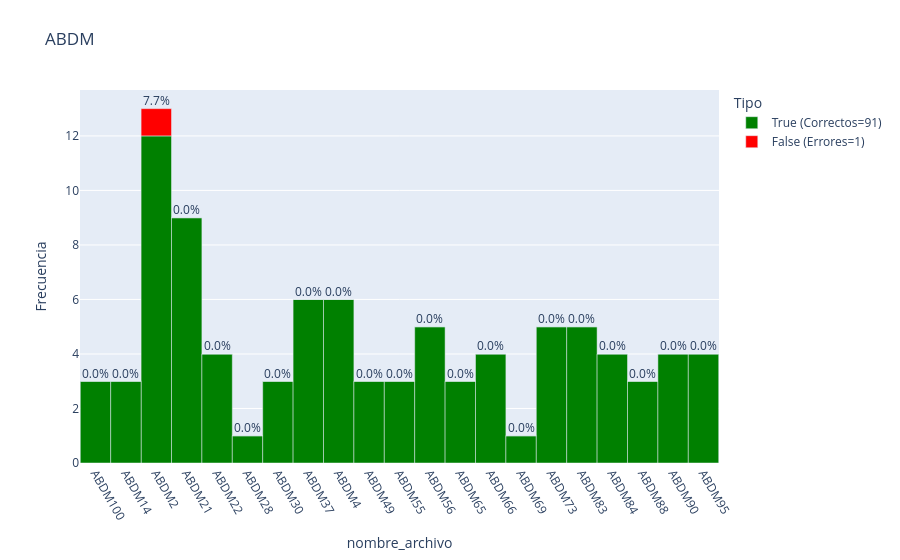
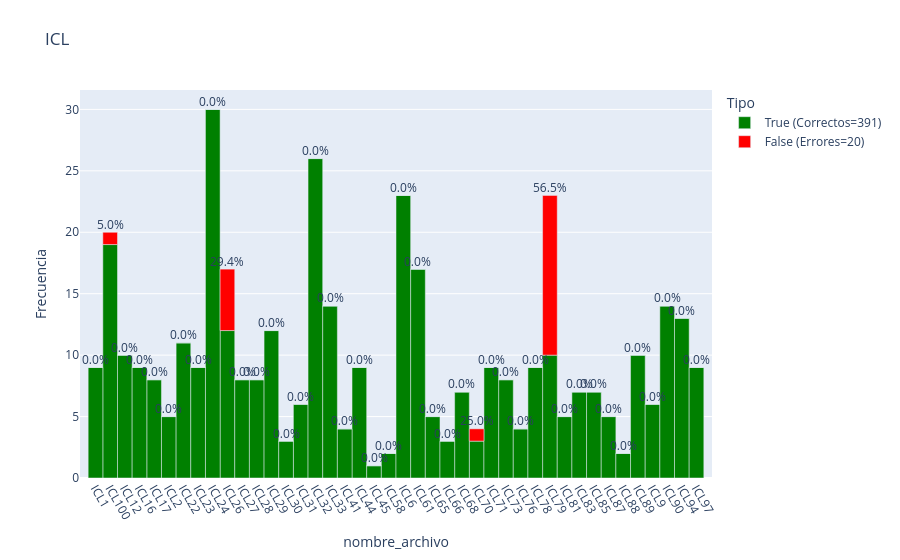
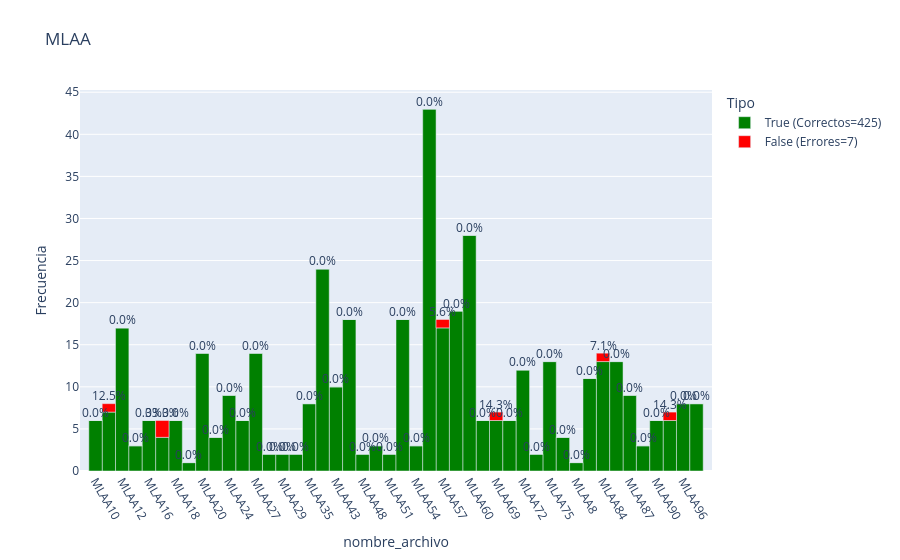
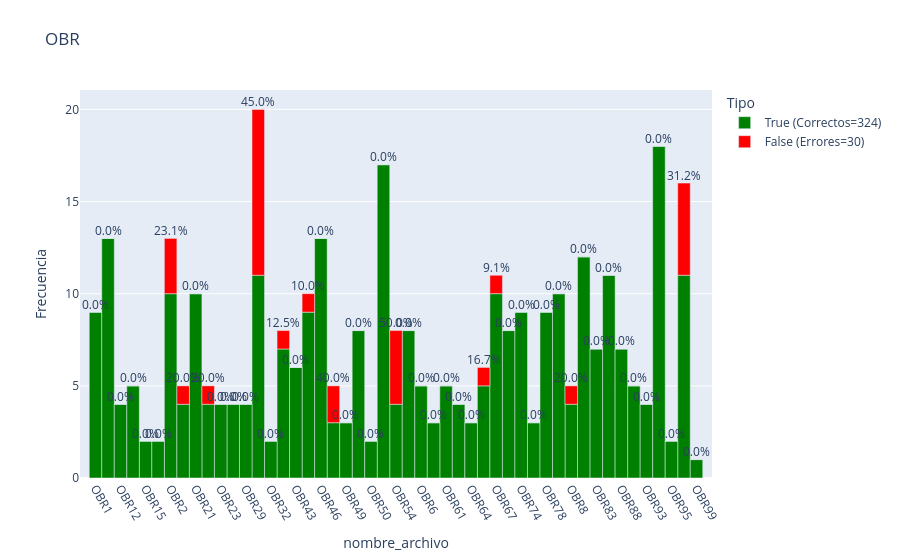

The code cell stored with these charts, in order, in its notebook:
### Code cell
total = data["nombre_archivo"].value_counts(dropna=False).sort_index()
total = total[total.index.str.fullmatch(r"ABDM\d+", na=False)]
errores = data.iloc[list(error_predicted.keys())]["nombre_archivo"].value_counts(dropna=False)
errores_aligned = errores.reindex(total.index, fill_value=0)
plot_errores_apilados_por_archivo(total, errores_aligned, title="ABDM", y_max=None, top=None, ordenar_por="porcentaje", asc=False)

#######

total = data["nombre_archivo"].value_counts(dropna=False).sort_index()
total = total[total.index.str.fullmatch(r"ICL\d+", na=False)]
errores = data.iloc[list(error_predicted.keys())]["nombre_archivo"].value_counts(dropna=False)
errores_aligned = errores.reindex(total.index, fill_value=0)
plot_errores_apilados_por_archivo(total, errores_aligned, title="ICL", y_max=None, top=None, ordenar_por="porcentaje", asc=False)

#######

total = data["nombre_archivo"].value_counts(dropna=False).sort_index()
total = total[total.index.str.fullmatch(r"MLAA\d+", na=False)]
errores = data.iloc[list(error_predicted.keys())]["nombre_archivo"].value_counts(dropna=False)
errores_aligned = errores.reindex(total.index, fill_value=0)
plot_errores_apilados_por_archivo(total, errores_aligned, title="MLAA", y_max=None, top=None, ordenar_por="porcentaje", asc=False)

#######

total = data["nombre_archivo"].value_counts(dropna=False).sort_index()
total = total[total.index.str.fullmatch(r"OBR\d+", na=False)]
errores = data.iloc[list(error_predicted.keys())]["nombre_archivo"].value_counts(dropna=False)
errores_aligned = errores.reindex(total.index, fill_value=0)
plot_errores_apilados_por_archivo(total, errores_aligned, title="OBR", y_max=None, top=None, ordenar_por="porcentaje", asc=False)

#######

### Figure 1 — Plotly figure (JSON) as saved in the notebook; plotly's stock layout.template omitted (floating-point values rounded to 4 significant figures)
{"data": [{"hovertemplate": "Tipo (True=Correctos, False=Errores)=True<br>nombre_archivo=%{x}<br>Frecuencia=%{y}<extra></extra>", "legendgroup": "True", "marker": {"color": "green", "pattern": {"shape": ""}}, "name": "True (Correctos=91)", "orientation": "v", "showlegend": true, "textposition": "auto", "type": "bar", "x": ["ABDM2", "ABDM100", "ABDM14", "ABDM21", "ABDM22", "ABDM28", "ABDM30", "ABDM37", "ABDM4", "ABDM49", "ABDM55", "ABDM56", "ABDM65", "ABDM66", "ABDM69", "ABDM73", "ABDM83", "ABDM84", "ABDM88", "ABDM90", "ABDM95"], "xaxis": "x", "y": [12, 3, 3, 9, 4, 1, 3, 6, 6, 3, 3, 5, 3, 4, 1, 5, 5, 4, 3, 4, 4], "yaxis": "y"}, {"hovertemplate": "Tipo (True=Correctos, False=Errores)=False<br>nombre_archivo=%{x}<br>Frecuencia=%{y}<extra></extra>", "legendgroup": "False", "marker": {"color": "red", "pattern": {"shape": ""}}, "name": "False (Errores=1)", "orientation": "v", "showlegend": true, "textposition": "auto", "type": "bar", "x": ["ABDM2", "ABDM100", "ABDM14", "ABDM21", "ABDM22", "ABDM28", "ABDM30", "ABDM37", "ABDM4", "ABDM49", "ABDM55", "ABDM56", "ABDM65", "ABDM66", "ABDM69", "ABDM73", "ABDM83", "ABDM84", "ABDM88", "ABDM90", "ABDM95"], "xaxis": "x", "y": [1, 0, 0, 0, 0, 0, 0, 0, 0, 0, 0, 0, 0, 0, 0, 0, 0, 0, 0, 0, 0], "yaxis": "y"}], "layout": {"annotations": [{"showarrow": false, "text": "7.7%", "x": "ABDM2", "y": 13, "yshift": 8}, {"showarrow": false, "text": "0.0%", "x": "ABDM100", "y": 3, "yshift": 8}, {"showarrow": false, "text": "0.0%", "x": "ABDM14", "y": 3, "yshift": 8}, {"showarrow": false, "text": "0.0%", "x": "ABDM21", "y": 9, "yshift": 8}, {"showarrow": false, "text": "0.0%", "x": "ABDM22", "y": 4, "yshift": 8}, {"showarrow": false, "text": "0.0%", "x": "ABDM28", "y": 1, "yshift": 8}, {"showarrow": false, "text": "0.0%", "x": "ABDM30", "y": 3, "yshift": 8}, {"showarrow": false, "text": "0.0%", "x": "ABDM37", "y": 6, "yshift": 8}, {"showarrow": false, "text": "0.0%", "x": "ABDM4", "y": 6, "yshift": 8}, {"showarrow": false, "text": "0.0%", "x": "ABDM49", "y": 3, "yshift": 8}, {"showarrow": false, "text": "0.0%", "x": "ABDM55", "y": 3, "yshift": 8}, {"showarrow": false, "text": "0.0%", "x": "ABDM56", "y": 5, "yshift": 8}, {"showarrow": false, "text": "0.0%", "x": "ABDM65", "y": 3, "yshift": 8}, {"showarrow": false, "text": "0.0%", "x": "ABDM66", "y": 4, "yshift": 8}, {"showarrow": false, "text": "0.0%", "x": "ABDM69", "y": 1, "yshift": 8}, {"showarrow": false, "text": "0.0%", "x": "ABDM73", "y": 5, "yshift": 8}, {"showarrow": false, "text": "0.0%", "x": "ABDM83", "y": 5, "yshift": 8}, {"showarrow": false, "text": "0.0%", "x": "ABDM84", "y": 4, "yshift": 8}, {"showarrow": false, "text": "0.0%", "x": "ABDM88", "y": 3, "yshift": 8}, {"showarrow": false, "text": "0.0%", "x": "ABDM90", "y": 4, "yshift": 8}, {"showarrow": false, "text": "0.0%", "x": "ABDM95", "y": 4, "yshift": 8}], "bargap": 0, "barmode": "relative", "height": 560, "legend": {"title": {"text": "Tipo"}, "tracegroupgap": 0}, "margin": {"t": 90}, "title": {"text": "ABDM"}, "xaxis": {"anchor": "y", "categoryarray": ["ABDM100", "ABDM14", "ABDM2", "ABDM21", "ABDM22", "ABDM28", "ABDM30", "ABDM37", "ABDM4", "ABDM49", "ABDM55", "ABDM56", "ABDM65", "ABDM66", "ABDM69", "ABDM73", "ABDM83", "ABDM84", "ABDM88", "ABDM90", "ABDM95"], "categoryorder": "array", "domain": [0, 1], "tickangle": 60, "title": {"text": "nombre_archivo"}}, "yaxis": {"anchor": "x", "autorange": true, "domain": [0, 1], "title": {"text": "Frecuencia"}}}}

### Figure 2 — Plotly figure (JSON) as saved in the notebook; plotly's stock layout.template omitted (floating-point values rounded to 4 significant figures)
{"data": [{"hovertemplate": "Tipo (True=Correctos, False=Errores)=True<br>nombre_archivo=%{x}<br>Frecuencia=%{y}<extra></extra>", "legendgroup": "True", "marker": {"color": "green", "pattern": {"shape": ""}}, "name": "True (Correctos=391)", "orientation": "v", "showlegend": true, "textposition": "auto", "type": "bar", "x": ["ICL79", "ICL26", "ICL70", "ICL100", "ICL1", "ICL12", "ICL2", "ICL22", "ICL17", "ICL16", "ICL24", "ICL23", "ICL27", "ICL28", "ICL31", "ICL32", "ICL29", "ICL30", "ICL44", "ICL45", "ICL58", "ICL6", "ICL61", "ICL65", "ICL33", "ICL41", "ICL68", "ICL66", "ICL73", "ICL71", "ICL76", "ICL78", "ICL81", "ICL83", "ICL85", "ICL87", "ICL88", "ICL89", "ICL9", "ICL90", "ICL94", "ICL97"], "xaxis": "x", "y": [10, 12, 3, 19, 9, 10, 5, 11, 8, 9, 30, 9, 8, 8, 6, 26, 12, 3, 9, 1, 2, 23, 17, 5, 14, 4, 7, 3, 8, 9, 4, 9, 5, 7, 7, 5, 2, 10, 6, 14, 13, 9], "yaxis": "y"}, {"hovertemplate": "Tipo (True=Correctos, False=Errores)=False<br>nombre_archivo=%{x}<br>Frecuencia=%{y}<extra></extra>", "legendgroup": "False", "marker": {"color": "red", "pattern": {"shape": ""}}, "name": "False (Errores=20)", "orientation": "v", "showlegend": true, "textposition": "auto", "type": "bar", "x": ["ICL79", "ICL26", "ICL70", "ICL100", "ICL1", "ICL12", "ICL2", "ICL22", "ICL17", "ICL16", "ICL24", "ICL23", "ICL27", "ICL28", "ICL31", "ICL32", "ICL29", "ICL30", "ICL44", "ICL45", "ICL58", "ICL6", "ICL61", "ICL65", "ICL33", "ICL41", "ICL68", "ICL66", "ICL73", "ICL71", "ICL76", "ICL78", "ICL81", "ICL83", "ICL85", "ICL87", "ICL88", "ICL89", "ICL9", "ICL90", "ICL94", "ICL97"], "xaxis": "x", "y": [13, 5, 1, 1, 0, 0, 0, 0, 0, 0, 0, 0, 0, 0, 0, 0, 0, 0, 0, 0, 0, 0, 0, 0, 0, 0, 0, 0, 0, 0, 0, 0, 0, 0, 0, 0, 0, 0, 0, 0, 0, 0], "yaxis": "y"}], "layout": {"annotations": [{"showarrow": false, "text": "56.5%", "x": "ICL79", "y": 23, "yshift": 8}, {"showarrow": false, "text": "29.4%", "x": "ICL26", "y": 17, "yshift": 8}, {"showarrow": false, "text": "25.0%", "x": "ICL70", "y": 4, "yshift": 8}, {"showarrow": false, "text": "5.0%", "x": "ICL100", "y": 20, "yshift": 8}, {"showarrow": false, "text": "0.0%", "x": "ICL1", "y": 9, "yshift": 8}, {"showarrow": false, "text": "0.0%", "x": "ICL12", "y": 10, "yshift": 8}, {"showarrow": false, "text": "0.0%", "x": "ICL2", "y": 5, "yshift": 8}, {"showarrow": false, "text": "0.0%", "x": "ICL22", "y": 11, "yshift": 8}, {"showarrow": false, "text": "0.0%", "x": "ICL17", "y": 8, "yshift": 8}, {"showarrow": false, "text": "0.0%", "x": "ICL16", "y": 9, "yshift": 8}, {"showarrow": false, "text": "0.0%", "x": "ICL24", "y": 30, "yshift": 8}, {"showarrow": false, "text": "0.0%", "x": "ICL23", "y": 9, "yshift": 8}, {"showarrow": false, "text": "0.0%", "x": "ICL27", "y": 8, "yshift": 8}, {"showarrow": false, "text": "0.0%", "x": "ICL28", "y": 8, "yshift": 8}, {"showarrow": false, "text": "0.0%", "x": "ICL31", "y": 6, "yshift": 8}, {"showarrow": false, "text": "0.0%", "x": "ICL32", "y": 26, "yshift": 8}, {"showarrow": false, "text": "0.0%", "x": "ICL29", "y": 12, "yshift": 8}, {"showarrow": false, "text": "0.0%", "x": "ICL30", "y": 3, "yshift": 8}, {"showarrow": false, "text": "0.0%", "x": "ICL44", "y": 9, "yshift": 8}, {"showarrow": false, "text": "0.0%", "x": "ICL45", "y": 1, "yshift": 8}, {"showarrow": false, "text": "0.0%", "x": "ICL58", "y": 2, "yshift": 8}, {"showarrow": false, "text": "0.0%", "x": "ICL6", "y": 23, "yshift": 8}, {"showarrow": false, "text": "0.0%", "x": "ICL61", "y": 17, "yshift": 8}, {"showarrow": false, "text": "0.0%", "x": "ICL65", "y": 5, "yshift": 8}, {"showarrow": false, "text": "0.0%", "x": "ICL33", "y": 14, "yshift": 8}, {"showarrow": false, "text": "0.0%", "x": "ICL41", "y": 4, "yshift": 8}, {"showarrow": false, "text": "0.0%", "x": "ICL68", "y": 7, "yshift": 8}, {"showarrow": false, "text": "0.0%", "x": "ICL66", "y": 3, "yshift": 8}, {"showarrow": false, "text": "0.0%", "x": "ICL73", "y": 8, "yshift": 8}, {"showarrow": false, "text": "0.0%", "x": "ICL71", "y": 9, "yshift": 8}, {"showarrow": false, "text": "0.0%", "x": "ICL76", "y": 4, "yshift": 8}, {"showarrow": false, "text": "0.0%", "x": "ICL78", "y": 9, "yshift": 8}, {"showarrow": false, "text": "0.0%", "x": "ICL81", "y": 5, "yshift": 8}, {"showarrow": false, "text": "0.0%", "x": "ICL83", "y": 7, "yshift": 8}, {"showarrow": false, "text": "0.0%", "x": "ICL85", "y": 7, "yshift": 8}, {"showarrow": false, "text": "0.0%", "x": "ICL87", "y": 5, "yshift": 8}, {"showarrow": false, "text": "0.0%", "x": "ICL88", "y": 2, "yshift": 8}, {"showarrow": false, "text": "0.0%", "x": "ICL89", "y": 10, "yshift": 8}, {"showarrow": false, "text": "0.0%", "x": "ICL9", "y": 6, "yshift": 8}, {"showarrow": false, "text": "0.0%", "x": "ICL90", "y": 14, "yshift": 8}, {"showarrow": false, "text": "0.0%", "x": "ICL94", "y": 13, "yshift": 8}, {"showarrow": false, "text": "0.0%", "x": "ICL97", "y": 9, "yshift": 8}], "bargap": 0, "barmode": "relative", "height": 560, "legend": {"title": {"text": "Tipo"}, "tracegroupgap": 0}, "margin": {"t": 90}, "title": {"text": "ICL"}, "xaxis": {"anchor": "y", "categoryarray": ["ICL1", "ICL100", "ICL12", "ICL16", "ICL17", "ICL2", "ICL22", "ICL23", "ICL24", "ICL26", "ICL27", "ICL28", "ICL29", "ICL30", "ICL31", "ICL32", "ICL33", "ICL41", "ICL44", "ICL45", "ICL58", "ICL6", "ICL61", "ICL65", "ICL66", "ICL68", "ICL70", "ICL71", "ICL73", "ICL76", "ICL78", "ICL79", "ICL81", "ICL83", "ICL85", "ICL87", "ICL88", "ICL89", "ICL9", "ICL90", "ICL94", "ICL97"], "categoryorder": "array", "domain": [0, 1], "tickangle": 60, "title": {"text": "nombre_archivo"}}, "yaxis": {"anchor": "x", "autorange": true, "domain": [0, 1], "title": {"text": "Frecuencia"}}}}

### Figure 3 — Plotly figure (JSON) as saved in the notebook; plotly's stock layout.template omitted (floating-point values rounded to 4 significant figures)
{"data": [{"hovertemplate": "Tipo (True=Correctos, False=Errores)=True<br>nombre_archivo=%{x}<br>Frecuencia=%{y}<extra></extra>", "legendgroup": "True", "marker": {"color": "green", "pattern": {"shape": ""}}, "name": "True (Correctos=425)", "orientation": "v", "showlegend": true, "textposition": "auto", "type": "bar", "x": ["MLAA17", "MLAA93", "MLAA69", "MLAA11", "MLAA84", "MLAA57", "MLAA18", "MLAA2", "MLAA20", "MLAA21", "MLAA10", "MLAA12", "MLAA15", "MLAA16", "MLAA28", "MLAA27", "MLAA26", "MLAA24", "MLAA43", "MLAA29", "MLAA35", "MLAA30", "MLAA5", "MLAA51", "MLAA54", "MLAA52", "MLAA56", "MLAA47", "MLAA48", "MLAA41", "MLAA65", "MLAA60", "MLAA59", "MLAA71", "MLAA75", "MLAA79", "MLAA72", "MLAA74", "MLAA83", "MLAA8", "MLAA87", "MLAA85", "MLAA89", "MLAA90", "MLAA96", "MLAA98"], "xaxis": "x", "y": [4, 6, 6, 7, 13, 17, 6, 1, 14, 4, 6, 17, 3, 6, 2, 14, 6, 9, 10, 2, 8, 2, 3, 2, 3, 18, 43, 18, 2, 24, 6, 28, 19, 6, 13, 4, 12, 2, 11, 1, 9, 13, 3, 6, 8, 8], "yaxis": "y"}, {"hovertemplate": "Tipo (True=Correctos, False=Errores)=False<br>nombre_archivo=%{x}<br>Frecuencia=%{y}<extra></extra>", "legendgroup": "False", "marker": {"color": "red", "pattern": {"shape": ""}}, "name": "False (Errores=7)", "orientation": "v", "showlegend": true, "textposition": "auto", "type": "bar", "x": ["MLAA17", "MLAA93", "MLAA69", "MLAA11", "MLAA84", "MLAA57", "MLAA18", "MLAA2", "MLAA20", "MLAA21", "MLAA10", "MLAA12", "MLAA15", "MLAA16", "MLAA28", "MLAA27", "MLAA26", "MLAA24", "MLAA43", "MLAA29", "MLAA35", "MLAA30", "MLAA5", "MLAA51", "MLAA54", "MLAA52", "MLAA56", "MLAA47", "MLAA48", "MLAA41", "MLAA65", "MLAA60", "MLAA59", "MLAA71", "MLAA75", "MLAA79", "MLAA72", "MLAA74", "MLAA83", "MLAA8", "MLAA87", "MLAA85", "MLAA89", "MLAA90", "MLAA96", "MLAA98"], "xaxis": "x", "y": [2, 1, 1, 1, 1, 1, 0, 0, 0, 0, 0, 0, 0, 0, 0, 0, 0, 0, 0, 0, 0, 0, 0, 0, 0, 0, 0, 0, 0, 0, 0, 0, 0, 0, 0, 0, 0, 0, 0, 0, 0, 0, 0, 0, 0, 0], "yaxis": "y"}], "layout": {"annotations": [{"showarrow": false, "text": "33.3%", "x": "MLAA17", "y": 6, "yshift": 8}, {"showarrow": false, "text": "14.3%", "x": "MLAA93", "y": 7, "yshift": 8}, {"showarrow": false, "text": "14.3%", "x": "MLAA69", "y": 7, "yshift": 8}, {"showarrow": false, "text": "12.5%", "x": "MLAA11", "y": 8, "yshift": 8}, {"showarrow": false, "text": "7.1%", "x": "MLAA84", "y": 14, "yshift": 8}, {"showarrow": false, "text": "5.6%", "x": "MLAA57", "y": 18, "yshift": 8}, {"showarrow": false, "text": "0.0%", "x": "MLAA18", "y": 6, "yshift": 8}, {"showarrow": false, "text": "0.0%", "x": "MLAA2", "y": 1, "yshift": 8}, {"showarrow": false, "text": "0.0%", "x": "MLAA20", "y": 14, "yshift": 8}, {"showarrow": false, "text": "0.0%", "x": "MLAA21", "y": 4, "yshift": 8}, {"showarrow": false, "text": "0.0%", "x": "MLAA10", "y": 6, "yshift": 8}, {"showarrow": false, "text": "0.0%", "x": "MLAA12", "y": 17, "yshift": 8}, {"showarrow": false, "text": "0.0%", "x": "MLAA15", "y": 3, "yshift": 8}, {"showarrow": false, "text": "0.0%", "x": "MLAA16", "y": 6, "yshift": 8}, {"showarrow": false, "text": "0.0%", "x": "MLAA28", "y": 2, "yshift": 8}, {"showarrow": false, "text": "0.0%", "x": "MLAA27", "y": 14, "yshift": 8}, {"showarrow": false, "text": "0.0%", "x": "MLAA26", "y": 6, "yshift": 8}, {"showarrow": false, "text": "0.0%", "x": "MLAA24", "y": 9, "yshift": 8}, {"showarrow": false, "text": "0.0%", "x": "MLAA43", "y": 10, "yshift": 8}, {"showarrow": false, "text": "0.0%", "x": "MLAA29", "y": 2, "yshift": 8}, {"showarrow": false, "text": "0.0%", "x": "MLAA35", "y": 8, "yshift": 8}, {"showarrow": false, "text": "0.0%", "x": "MLAA30", "y": 2, "yshift": 8}, {"showarrow": false, "text": "0.0%", "x": "MLAA5", "y": 3, "yshift": 8}, {"showarrow": false, "text": "0.0%", "x": "MLAA51", "y": 2, "yshift": 8}, {"showarrow": false, "text": "0.0%", "x": "MLAA54", "y": 3, "yshift": 8}, {"showarrow": false, "text": "0.0%", "x": "MLAA52", "y": 18, "yshift": 8}, {"showarrow": false, "text": "0.0%", "x": "MLAA56", "y": 43, "yshift": 8}, {"showarrow": false, "text": "0.0%", "x": "MLAA47", "y": 18, "yshift": 8}, {"showarrow": false, "text": "0.0%", "x": "MLAA48", "y": 2, "yshift": 8}, {"showarrow": false, "text": "0.0%", "x": "MLAA41", "y": 24, "yshift": 8}, {"showarrow": false, "text": "0.0%", "x": "MLAA65", "y": 6, "yshift": 8}, {"showarrow": false, "text": "0.0%", "x": "MLAA60", "y": 28, "yshift": 8}, {"showarrow": false, "text": "0.0%", "x": "MLAA59", "y": 19, "yshift": 8}, {"showarrow": false, "text": "0.0%", "x": "MLAA71", "y": 6, "yshift": 8}, {"showarrow": false, "text": "0.0%", "x": "MLAA75", "y": 13, "yshift": 8}, {"showarrow": false, "text": "0.0%", "x": "MLAA79", "y": 4, "yshift": 8}, {"showarrow": false, "text": "0.0%", "x": "MLAA72", "y": 12, "yshift": 8}, {"showarrow": false, "text": "0.0%", "x": "MLAA74", "y": 2, "yshift": 8}, {"showarrow": false, "text": "0.0%", "x": "MLAA83", "y": 11, "yshift": 8}, {"showarrow": false, "text": "0.0%", "x": "MLAA8", "y": 1, "yshift": 8}, {"showarrow": false, "text": "0.0%", "x": "MLAA87", "y": 9, "yshift": 8}, {"showarrow": false, "text": "0.0%", "x": "MLAA85", "y": 13, "yshift": 8}, {"showarrow": false, "text": "0.0%", "x": "MLAA89", "y": 3, "yshift": 8}, {"showarrow": false, "text": "0.0%", "x": "MLAA90", "y": 6, "yshift": 8}, {"showarrow": false, "text": "0.0%", "x": "MLAA96", "y": 8, "yshift": 8}, {"showarrow": false, "text": "0.0%", "x": "MLAA98", "y": 8, "yshift": 8}], "bargap": 0, "barmode": "relative", "height": 560, "legend": {"title": {"text": "Tipo"}, "tracegroupgap": 0}, "margin": {"t": 90}, "title": {"text": "MLAA"}, "xaxis": {"anchor": "y", "categoryarray": ["MLAA10", "MLAA11", "MLAA12", "MLAA15", "MLAA16", "MLAA17", "MLAA18", "MLAA2", "MLAA20", "MLAA21", "MLAA24", "MLAA26", "MLAA27", "MLAA28", "MLAA29", "MLAA30", "MLAA35", "MLAA41", "MLAA43", "MLAA47", "MLAA48", "MLAA5", "MLAA51", "MLAA52", "MLAA54", "MLAA56", "MLAA57", "MLAA59", "MLAA60", "MLAA65", "MLAA69", "MLAA71", "MLAA72", "MLAA74", "MLAA75", "MLAA79", "MLAA8", "MLAA83", "MLAA84", "MLAA85", "MLAA87", "MLAA89", "MLAA90", "MLAA93", "MLAA96", "MLAA98"], "categoryorder": "array", "domain": [0, 1], "tickangle": 60, "title": {"text": "nombre_archivo"}}, "yaxis": {"anchor": "x", "autorange": true, "domain": [0, 1], "title": {"text": "Frecuencia"}}}}

### Figure 4 — Plotly figure (JSON) as saved in the notebook; plotly's stock layout.template omitted (floating-point values rounded to 4 significant figures)
{"data": [{"hovertemplate": "Tipo (True=Correctos, False=Errores)=True<br>nombre_archivo=%{x}<br>Frecuencia=%{y}<extra></extra>", "legendgroup": "True", "marker": {"color": "green", "pattern": {"shape": ""}}, "name": "True (Correctos=324)", "orientation": "v", "showlegend": true, "textposition": "auto", "type": "bar", "x": ["OBR54", "OBR31", "OBR48", "OBR96", "OBR2", "OBR8", "OBR22", "OBR20", "OBR66", "OBR34", "OBR44", "OBR67", "OBR21", "OBR1", "OBR15", "OBR11", "OBR12", "OBR43", "OBR32", "OBR26", "OBR29", "OBR23", "OBR14", "OBR19", "OBR5", "OBR52", "OBR50", "OBR59", "OBR6", "OBR61", "OBR60", "OBR49", "OBR46", "OBR63", "OBR64", "OBR76", "OBR68", "OBR78", "OBR79", "OBR80", "OBR74", "OBR83", "OBR84", "OBR91", "OBR88", "OBR93", "OBR94", "OBR95", "OBR99"], "xaxis": "x", "y": [4, 11, 3, 11, 10, 4, 4, 4, 5, 7, 9, 10, 10, 9, 2, 13, 4, 6, 2, 4, 4, 4, 5, 2, 8, 17, 2, 8, 5, 5, 3, 3, 13, 4, 3, 3, 8, 9, 10, 12, 9, 7, 11, 5, 7, 4, 18, 2, 1], "yaxis": "y"}, {"hovertemplate": "Tipo (True=Correctos, False=Errores)=False<br>nombre_archivo=%{x}<br>Frecuencia=%{y}<extra></extra>", "legendgroup": "False", "marker": {"color": "red", "pattern": {"shape": ""}}, "name": "False (Errores=30)", "orientation": "v", "showlegend": true, "textposition": "auto", "type": "bar", "x": ["OBR54", "OBR31", "OBR48", "OBR96", "OBR2", "OBR8", "OBR22", "OBR20", "OBR66", "OBR34", "OBR44", "OBR67", "OBR21", "OBR1", "OBR15", "OBR11", "OBR12", "OBR43", "OBR32", "OBR26", "OBR29", "OBR23", "OBR14", "OBR19", "OBR5", "OBR52", "OBR50", "OBR59", "OBR6", "OBR61", "OBR60", "OBR49", "OBR46", "OBR63", "OBR64", "OBR76", "OBR68", "OBR78", "OBR79", "OBR80", "OBR74", "OBR83", "OBR84", "OBR91", "OBR88", "OBR93", "OBR94", "OBR95", "OBR99"], "xaxis": "x", "y": [4, 9, 2, 5, 3, 1, 1, 1, 1, 1, 1, 1, 0, 0, 0, 0, 0, 0, 0, 0, 0, 0, 0, 0, 0, 0, 0, 0, 0, 0, 0, 0, 0, 0, 0, 0, 0, 0, 0, 0, 0, 0, 0, 0, 0, 0, 0, 0, 0], "yaxis": "y"}], "layout": {"annotations": [{"showarrow": false, "text": "50.0%", "x": "OBR54", "y": 8, "yshift": 8}, {"showarrow": false, "text": "45.0%", "x": "OBR31", "y": 20, "yshift": 8}, {"showarrow": false, "text": "40.0%", "x": "OBR48", "y": 5, "yshift": 8}, {"showarrow": false, "text": "31.2%", "x": "OBR96", "y": 16, "yshift": 8}, {"showarrow": false, "text": "23.1%", "x": "OBR2", "y": 13, "yshift": 8}, {"showarrow": false, "text": "20.0%", "x": "OBR8", "y": 5, "yshift": 8}, {"showarrow": false, "text": "20.0%", "x": "OBR22", "y": 5, "yshift": 8}, {"showarrow": false, "text": "20.0%", "x": "OBR20", "y": 5, "yshift": 8}, {"showarrow": false, "text": "16.7%", "x": "OBR66", "y": 6, "yshift": 8}, {"showarrow": false, "text": "12.5%", "x": "OBR34", "y": 8, "yshift": 8}, {"showarrow": false, "text": "10.0%", "x": "OBR44", "y": 10, "yshift": 8}, {"showarrow": false, "text": "9.1%", "x": "OBR67", "y": 11, "yshift": 8}, {"showarrow": false, "text": "0.0%", "x": "OBR21", "y": 10, "yshift": 8}, {"showarrow": false, "text": "0.0%", "x": "OBR1", "y": 9, "yshift": 8}, {"showarrow": false, "text": "0.0%", "x": "OBR15", "y": 2, "yshift": 8}, {"showarrow": false, "text": "0.0%", "x": "OBR11", "y": 13, "yshift": 8}, {"showarrow": false, "text": "0.0%", "x": "OBR12", "y": 4, "yshift": 8}, {"showarrow": false, "text": "0.0%", "x": "OBR43", "y": 6, "yshift": 8}, {"showarrow": false, "text": "0.0%", "x": "OBR32", "y": 2, "yshift": 8}, {"showarrow": false, "text": "0.0%", "x": "OBR26", "y": 4, "yshift": 8}, {"showarrow": false, "text": "0.0%", "x": "OBR29", "y": 4, "yshift": 8}, {"showarrow": false, "text": "0.0%", "x": "OBR23", "y": 4, "yshift": 8}, {"showarrow": false, "text": "0.0%", "x": "OBR14", "y": 5, "yshift": 8}, {"showarrow": false, "text": "0.0%", "x": "OBR19", "y": 2, "yshift": 8}, {"showarrow": false, "text": "0.0%", "x": "OBR5", "y": 8, "yshift": 8}, {"showarrow": false, "text": "0.0%", "x": "OBR52", "y": 17, "yshift": 8}, {"showarrow": false, "text": "0.0%", "x": "OBR50", "y": 2, "yshift": 8}, {"showarrow": false, "text": "0.0%", "x": "OBR59", "y": 8, "yshift": 8}, {"showarrow": false, "text": "0.0%", "x": "OBR6", "y": 5, "yshift": 8}, {"showarrow": false, "text": "0.0%", "x": "OBR61", "y": 5, "yshift": 8}, {"showarrow": false, "text": "0.0%", "x": "OBR60", "y": 3, "yshift": 8}, {"showarrow": false, "text": "0.0%", "x": "OBR49", "y": 3, "yshift": 8}, {"showarrow": false, "text": "0.0%", "x": "OBR46", "y": 13, "yshift": 8}, {"showarrow": false, "text": "0.0%", "x": "OBR63", "y": 4, "yshift": 8}, {"showarrow": false, "text": "0.0%", "x": "OBR64", "y": 3, "yshift": 8}, {"showarrow": false, "text": "0.0%", "x": "OBR76", "y": 3, "yshift": 8}, {"showarrow": false, "text": "0.0%", "x": "OBR68", "y": 8, "yshift": 8}, {"showarrow": false, "text": "0.0%", "x": "OBR78", "y": 9, "yshift": 8}, {"showarrow": false, "text": "0.0%", "x": "OBR79", "y": 10, "yshift": 8}, {"showarrow": false, "text": "0.0%", "x": "OBR80", "y": 12, "yshift": 8}, {"showarrow": false, "text": "0.0%", "x": "OBR74", "y": 9, "yshift": 8}, {"showarrow": false, "text": "0.0%", "x": "OBR83", "y": 7, "yshift": 8}, {"showarrow": false, "text": "0.0%", "x": "OBR84", "y": 11, "yshift": 8}, {"showarrow": false, "text": "0.0%", "x": "OBR91", "y": 5, "yshift": 8}, {"showarrow": false, "text": "0.0%", "x": "OBR88", "y": 7, "yshift": 8}, {"showarrow": false, "text": "0.0%", "x": "OBR93", "y": 4, "yshift": 8}, {"showarrow": false, "text": "0.0%", "x": "OBR94", "y": 18, "yshift": 8}, {"showarrow": false, "text": "0.0%", "x": "OBR95", "y": 2, "yshift": 8}, {"showarrow": false, "text": "0.0%", "x": "OBR99", "y": 1, "yshift": 8}], "bargap": 0, "barmode": "relative", "height": 560, "legend": {"title": {"text": "Tipo"}, "tracegroupgap": 0}, "margin": {"t": 90}, "title": {"text": "OBR"}, "xaxis": {"anchor": "y", "categoryarray": ["OBR1", "OBR11", "OBR12", "OBR14", "OBR15", "OBR19", "OBR2", "OBR20", "OBR21", "OBR22", "OBR23", "OBR26", "OBR29", "OBR31", "OBR32", "OBR34", "OBR43", "OBR44", "OBR46", "OBR48", "OBR49", "OBR5", "OBR50", "OBR52", "OBR54", "OBR59", "OBR6", "OBR60", "OBR61", "OBR63", "OBR64", "OBR66", "OBR67", "OBR68", "OBR74", "OBR76", "OBR78", "OBR79", "OBR8", "OBR80", "OBR83", "OBR84", "OBR88", "OBR91", "OBR93", "OBR94", "OBR95", "OBR96", "OBR99"], "categoryorder": "array", "domain": [0, 1], "tickangle": 60, "title": {"text": "nombre_archivo"}}, "yaxis": {"anchor": "x", "autorange": true, "domain": [0, 1], "title": {"text": "Frecuencia"}}}}
